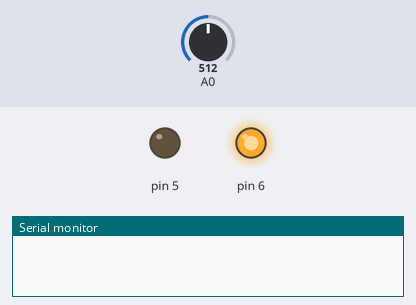
The program below on a simulated Arduino Mega 2560, built with avr-gcc and run on an emulated ATmega2560. On the bench: output pins drawn as LEDs (lit = HIGH), the last lines printed to the serial monitor. Inputs (shaded band) come from the test bench; at power-on: A0 = 512.

Above: at 0.1 s.
At 38.1 s:
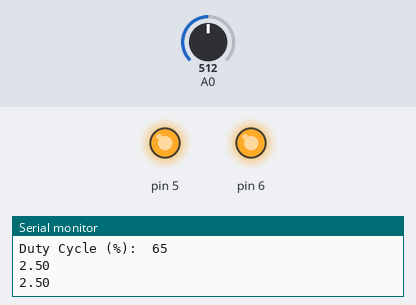
Timing chart, 0 to 40.0 s (numbered marks = the images above):
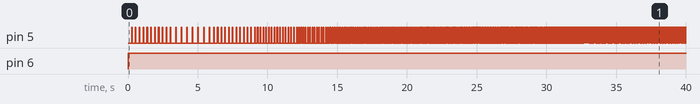

Measured:
- by itself, pin 6: LOW → HIGH at 0.02 s

The program:

main.cpp
```cpp
#include <Arduino.h>
#include <Digital_pin.h>
#include <Analog_pin.h>

int photo_vin;
int led_vin;
int record;
AnalogPin apin;

void setup() {
  pinMode(6,OUTPUT);
  //timer for LED flash
  pinMode(5,OUTPUT);
  noInterrupts();
  TCCR3A=0;
  TCCR3B=0;
  TCNT3=0;
  TCCR3A=0b10000010;
  TCCR3B=0b00010011;
  OCR3A=5000;
  ICR3=5000;

  // timer for measuring
  TCCR4A=0;
  TCCR4B=0;
  TCNT4=0;
  TCCR4A=0b10000010;
  TCCR4B=0b00010011;
  TIMSK4 |= (1<<OCIE4A);
  OCR4A=5000;
  ICR4=5000;

  interrupts();
  apin.adc_init();
  Serial.begin(9600);
}

void loop() {
  for(int i=5; i<=100;i+=5){
    ICR3 = (int)5000.0/i*100.0; // change duty cycle
    delay(2000); // wait time before measuring
    record = 1;
    Serial.print("Duty Cycle (%):  ");
    Serial.println(i);
    delay(1000); //measurment period
    record = 0;
  }
}

ISR(TIMER4_COMPA_vect){
  if(record==1){
    photo_vin = apin.read_adc(0);
    Serial.println((int)photo_vin*5.0/1023.0);
  }
}
```

Analog_pin.cpp
```cpp
#include <Arduino.h>
#include "Analog_pin.h"
AnalogPin::AnalogPin(){
}

void AnalogPin::adc_init(void) {
  //16MHz/128 = 125kHz the ADC reference clock
  ADCSRA |= ((1 << ADPS2) | (1 << ADPS1) | (1 << ADPS0));
  ADMUX |= (1 << REFS0);     //Set Voltage reference to Avcc (5v)
  ADCSRA |= (1 << ADEN);     //Turn on ADC
  ADCSRA |= (1 << ADSC);
}

uint16_t AnalogPin::read_adc(uint8_t channel) {
  ADMUX &= 0xE0;           //Clear bits MUX0-4
  ADMUX |= channel & 0x07; //Defines the new ADC channel to be read by setting bits MUX0-2
  ADCSRB = channel & (1 << 3); //Set MUX5
  ADCSRA |= (1 << ADSC);    //Starts a new conversion
  while (ADCSRA & (1 << ADSC)); //Wait until the conversion is done
  return ADCW;
}
```

Analog_pin.h
```cpp
#ifndef Analog_pin_h
#define Analog_pin_h
#include <Arduino.h>

class AnalogPin {
    public:
        AnalogPin();
        void init();
        void adc_init(void);
        uint16_t read_adc(uint8_t channel);
    private:
};

#endif
```

Digital_pin.cpp
```cpp
#include <Arduino.h>
#include "Digital_pin.h"
//use 16 bits timer 1,3,4,5
DigitalPin::DigitalPin(int pin){
  pinMode(pin,OUTPUT);
  _pin=pin;
}

void DigitalPin::set_TCCRA(uint8_t tccra){
  switch(_pin){
    case 13:
      TCCR0A = tccra;
    case 4:
      TCCR0A = tccra;
    case 11:
      TCCR1A = tccra;
    case 12:
      TCCR1A = tccra;
    case 10:
      TCCR2A = tccra;
    case 9:
      TCCR2A = tccra;
    case 5:
      TCCR3A = tccra;
    case 2:
      TCCR3A = tccra;
    case 3:
      TCCR3A = tccra;
    case 6:
      TCCR4A = tccra;
    case 7:
      TCCR4A = tccra;
    case 8:
      TCCR4A = tccra;
    case 44:
      TCCR5A = tccra;
    case 45:
      TCCR5A = tccra;
    case 46:
      TCCR5A = tccra;
  }
}
void DigitalPin::set_TCCRB(uint8_t tccrb){
  switch(_pin){
    case 13:
      TCCR0B = tccrb;
    case 4:
      TCCR0B = tccrb;
    case 11:
      TCCR1B = tccrb;
    case 12:
      TCCR1B = tccrb;
    case 10:
      TCCR2B = tccrb;
    case 9:
      TCCR2B = tccrb;
    case 5:
      TCCR3B = tccrb;
    case 2:
      TCCR3B = tccrb;
    case 3:
      TCCR3B = tccrb;
    case 6:
      TCCR4B = tccrb;
    case 7:
      TCCR4B = tccrb;
    case 8:
      TCCR4B = tccrb;
    case 44:
      TCCR5B = tccrb;
    case 45:
      TCCR5B = tccrb;
    case 46:
      TCCR5B = tccrb;
  }
}
void DigitalPin::set_TCNT(int tcnt){
  switch(_pin){
    case 13:
      TCNT0 = tcnt;
    case 4:
      TCNT0 = tcnt;
    case 11:
      TCNT1 = tcnt;
    case 12:
      TCNT1 = tcnt;
    case 10:
      TCNT2 = tcnt;
    case 9:
      TCNT2 = tcnt;
    case 5:
      TCNT3 = tcnt;
    case 2:
      TCNT3 = tcnt;
    case 3:
      TCNT3 = tcnt;
    case 6:
      TCNT4 = tcnt;
    case 7:
      TCNT4 = tcnt;
    case 8:
      TCNT4 = tcnt;
    case 44:
      TCNT5 = tcnt;
    case 45:
      TCNT5 = tcnt;
    case 46:
      TCNT5 = tcnt;
  }
}
void DigitalPin::set_OCR(int ocr){
  switch(_pin){
    case 13:
      OCR0A = ocr;
    case 4:
      OCR0B = ocr;
    case 11:
      OCR1A = ocr;
    case 12:
      OCR1B = ocr;
    case 10:
      OCR2A = ocr;
    case 9:
      OCR2B = ocr;
    case 5:
      OCR3A = ocr;
    case 2:
      OCR3B = ocr;
    case 3:
      OCR3C = ocr;
    case 6:
      OCR4A = ocr;
    case 7:
      OCR4B = ocr;
    case 8:
      OCR4C = ocr;
    case 44:
      OCR5A = ocr;
    case 45:
      OCR5B = ocr;
    case 46:
      OCR5C = ocr;
  }
}
void DigitalPin::factor_OCR(int factor){
  switch(_pin){
    case 13:
      OCR0A += factor;
    case 4:
      OCR0B += factor;
    case 11:
      OCR1A += factor;
    case 12:
      OCR1B += factor;
    case 10:
      OCR2A += factor;
    case 9:
      OCR2B += factor;
    case 5:
      OCR3A += factor;
    case 2:
      OCR3B += factor;
    case 3:
      OCR3C += factor;
    case 6:
      OCR4A += factor;
    case 7:
      OCR4B += factor;
    case 8:
      OCR4C += factor;
    case 44:
      OCR5A += factor;
    case 45:
      OCR5B += factor;
    case 46:
      OCR5C += factor;
  }
}
void DigitalPin::set_TIMSK(uint8_t timsk){
  switch(_pin){
    case 13:
      TIMSK0 = timsk;
    case 4:
      TIMSK0 = timsk;
    case 11:
      TIMSK1 = timsk;
    case 12:
      TIMSK1 = timsk;
    case 10:
      TIMSK2 = timsk;
    case 9:
      TIMSK2 = timsk;
    case 5:
      TIMSK3 = timsk;
    case 2:
      TIMSK3 = timsk;
    case 3:
      TIMSK3 = timsk;
    case 6:
      TIMSK4 = timsk;
    case 7:
      TIMSK4 = timsk;
    case 8:
      TIMSK4 = timsk;
    case 44:
      TIMSK5 = timsk;
    case 45:
      TIMSK5 = timsk;
    case 46:
      TIMSK5 = timsk;
  }
}

// digital pin number, port registry representation(in binary representation), and the complement of the port registry implementation
// pin 0 to 13
void DigitalPin::set_pin(){
  switch(_pin){
    case 0:
      DDRE = B00000000;
      PORTE = B00000000; // 0
    case 1:
      DDRE = B00000000;
      PORTE = B00000000; // 1
    case 2:
      DDRE = B00000000;
      PORTE = B00000000; // 4
    case 3:
      DDRE = B00000000;
      PORTE = B00000000; // 5
    case 4:
      DDRG = B00000000;
      PORTG = B00000000; // 5
    case 5:
      DDRE = B00000000;
      PORTE = B00000000; // 3
    case 6:
      DDRH = B00000000;
      PORTH = B00000000; // 3
    case 7:
      DDRH = B00000000;
      PORTH = B00000000; // 4
    case 8:
      DDRH = B00000000;
      PORTH = B00000000; // 5
    case 9:
      DDRH = B00000000;
      PORTH = B00000000; // 5
    case 10:
      DDRB = B00000000;
      PORTB = B00000000; // 4
    case 11:
      DDRB = B00000000;
      PORTB = B00000000; // 5
    case 12:
      DDRB = B00000000;
      PORTB = B00000000; // 6
    case 13:
      DDRB = B00000000;
      PORTB = B00000000; // 7
    case 44:
      DDRL = B00000000;
      PORTL = B00000000; // 5
  }
}

void DigitalPin::set_output_mode(){
  switch(_pin){
    case 0:
      DDRE |= B00000001; // 0
    case 1:
      DDRE |= B00000010; // 1
    case 2:
      DDRE |= B00010000; // 4
    case 3:
      DDRE |= B00100000; // 5
    case 4:
      DDRG |= B00100000; // 5
    case 5:
      DDRE |= B00001000; // 3
    case 6:
      DDRH |= B00001000; // 3
    case 7:
      DDRH |= B00010000; // 4
    case 8:
      DDRH |= B00100000; // 5
    case 9:
      DDRH |= B01000000; // 6
    case 10:
      DDRB |= B00010000; // 4
    case 11:
      DDRB |= B00100000; // 5
    case 12:
      DDRB |= B01000000; // 6
    case 13:
      DDRB |= B10000000; // 7
    case 44:
      DDRL |= B00100000; // 5
  }
}

void DigitalPin::set_input_mode(){
  switch(_pin){
    case 0:
      DDRE &= B11111110; // 0
    case 1:
      DDRE &= B11111101; // 1
    case 2:
      DDRE &= B11101111; // 4
    case 3:
      DDRE &= B11011111; // 5
    case 4:
      DDRG &= B11011111; // 5
    case 5:
      DDRE &= B11110111; // 3
    case 6:
      DDRH &= B11110111; // 3
    case 7:
      DDRH &= B11101111; // 4
    case 8:
      DDRH &= B11011111; // 5
    case 9:
      DDRH &= B10111111; // 6
    case 10:
      DDRB &= B11101111; // 4
    case 11:
      DDRB &= B11011111; // 5
    case 12:
      DDRB &= B10111111; // 6
    case 13:
      DDRB &= B01111111; // 7
    case 44:
      DDRL &= B11011111; // 5
  }
}

// set to HIGH
void DigitalPin::on(){
  switch(_pin){
    case 0:
      PORTE |= B00000001; // 0
    case 1:
      PORTE |= B00000010; // 1
    case 2:
      PORTE |= B00010000; // 4
    case 3:
      PORTE |= B00100000; // 5
    case 4:
      PORTG |= B00100000; // 5
    case 5:
      PORTE |= B00001000; // 3
    case 6:
      PORTH |= B00001000; // 3
    case 7:
      PORTH |= B00010000; // 4
    case 8:
      PORTH |= B00100000; // 5
    case 9:
      PORTH |= B01000000; // 6
    case 10:
      PORTB |= B00010000; // 4
    case 11:
      PORTB |= B00100000; // 5
    case 12:
      PORTB |= B01000000; // 6
    case 13:
      PORTB |= B10000000; // 7
    case 44:
      PORTL |= B00100000; // 5
  }
}
// set to LOW
void DigitalPin::off(){
  switch(_pin){
    case 0:
      PORTE &= B11111110; // 0
    case 1:
      PORTE &= B11111101; // 1
    case 2:
      PORTE &= B11101111; // 4
    case 3:
      PORTE &= B11011111; // 5
    case 4:
      PORTG &= B11011111; // 5
    case 5:
      PORTE &= B11110111; // 3
    case 6:
      PORTH &= B11110111; // 3
    case 7:
      PORTH &= B11101111; // 4
    case 8:
      PORTH &= B11011111; // 5
    case 9:
      PORTH &= B10111111; // 5
    case 10:
      PORTB &= B11101111; // 4
    case 11:
      PORTB &= B11011111; // 5
    case 12:
      PORTB &= B10111111; // 6
    case 13:
      PORTB &= B01111111; // 7
    case 44:
      PORTL &= B11011111; // 5
  }
}
// set to invert
// digitalWrite(pin,!digitalRead(pin));
void DigitalPin::invert_pin(){
  switch(_pin){
    case 0:
      PORTE = ~PORTE; // 0
    case 1:
      PORTE = ~PORTE; // 1
    case 2:
      PORTE = ~PORTE; // 4
    case 3:
      PORTE = ~PORTE; // 5
    case 4:
      PORTG = ~PORTG; // 5
    case 5:
      PORTE = ~PORTE; // 3
    case 6:
      PORTH = ~PORTH; // 3
    case 7:
      PORTH = ~PORTH; // 4
    case 8:
      PORTH = ~PORTH; // 5
    case 9:
      PORTH = ~PORTH; // 6
    case 10:
      PORTB = ~PORTB; // 4
    case 11:
      PORTB = ~PORTB; // 5
    case 12:
      PORTB = ~PORTB; // 6
    case 13:
      PORTB = ~PORTB; // 7
    case 44:
      PORTL = ~PORTL; // 5
  }
}

// This sets the ICR value in the register for the respective pin.
void DigitalPin::set_ICR(int icr){
  switch(_pin){
    case 11:
      ICR1 = icr;
    case 12:
      ICR1 = icr;
    case 5:
      ICR3 = icr;
    case 2:
      ICR3 = icr;
    case 3:
      ICR3 = icr;
    case 6:
      ICR4 = icr;
    case 7:
      ICR4 = icr;
    case 8:
      ICR4 = icr;
    case 44:
      ICR5 = icr;
    case 45:
      ICR5 = icr;
    case 46:
      ICR5 = icr;
  }
}
// This sets the duty cycle for the pin of interest.
// duty cycle = OCRA/ICR, set by modifying ICR
void DigitalPin::set_duty_cycle(float cycle){
  switch(_pin){
    case 11:
      ICR1 = (int)OCR1A/cycle;
    case 12:
      ICR1 = (int)OCR1B/cycle;
    case 5:
      ICR3 = (int)OCR3A/cycle;
    case 2:
      ICR3 = (int)OCR3B/cycle;
    case 3:
      ICR3 = (int)OCR3C/cycle;
    case 6:
      ICR4 = (int)OCR4A/cycle;
    case 7:
      ICR4 = (int)OCR4B/cycle;
    case 8:
      ICR4 = (int)OCR4C/cycle;
    case 44:
      ICR5 = (int)OCR5A/cycle;
    case 45:
      ICR5 = (int)OCR5B/cycle;
    case 46:
      ICR5 = (int)OCR5C/cycle;
  }
}
```

Digital_pin.h
```cpp
#ifndef Digital_pin_h
#define Digital_pin_h
#include <Arduino.h>

class DigitalPin {
    public:
        DigitalPin(int pin);
        void set_TCCRA(uint8_t tccra);
        void set_TCCRB(uint8_t tccrb);
        void set_TCNT(int tcnt);
        void set_OCR(int ocr);
        void factor_OCR(int factor);
        void set_TIMSK(uint8_t timsk);
        void set_pin();
        void set_output_mode();
        void set_input_mode();
        void on();
        void off();
        void invert_pin();
        void set_ICR(int icr);
        void set_duty_cycle(float cycle);
    private:
    int _pin;
};

#endif
```
